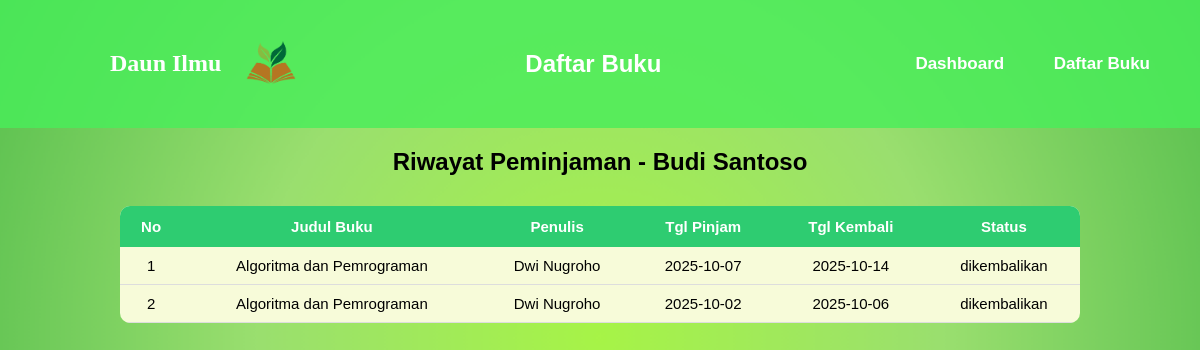
Page /view/peminjaman.php (signed in) on the committed database.
### tables this page shows
CREATE TABLE `peminjaman` (
  `id_peminjaman` int(11) NOT NULL,
  `id_buku` int(11) NOT NULL,
  `id_user` int(11) NOT NULL,
  `tanggal_pinjam` date NOT NULL,
  `tanggal_kembali` date NOT NULL,
  `status` enum('dipinjam','dikembalikan') DEFAULT NULL
);

CREATE TABLE `buku` (
  `id_buku` int(11) NOT NULL,
  `judul` varchar(100) NOT NULL,
  `penulis` varchar(100) NOT NULL,
  `penerbit` varchar(100) NOT NULL,
  `tahun_terbit` year(4) NOT NULL
);

### view/peminjaman.php (the view, shortened to what this page needs)
<?php
$k = new m_koneksi();
$koneksi = $k->koneksi;
$query = mysqli_query($koneksi, "
SELECT peminjaman.*, buku.judul, buku.penulis
FROM peminjaman
JOIN buku ON peminjaman.id_buku = buku.id_buku
WHERE peminjaman.id_user = 2
ORDER BY peminjaman.id_peminjaman DESC
");
?>
<!DOCTYPE html>
<html lang="en">
<head>
</head>
<body>
    <div class="header">
     <div class="navbar-left">
      <h3>Daun Ilmu</h3>
      <img src="../asset/logo.png" >
      </div>
    <div class="middle-title">
        <h2>Daftar Buku</h2>
    </div>
     <div class="navbar">
        <a href="dashboard_user.php">Dashboard</a>
        <a href="daftar_buku_user.php">Daftar Buku</a>
     </div>
    </div>
    <h2>Riwayat Peminjaman - Budi Santoso</h2>
    <table>
        <tr>
            <th>No</th>
            <th>Judul Buku</th>
            <th>Penulis</th>
            <th>Tgl Pinjam</th>
            <th>Tgl Kembali</th>
            <th>Status</th>
        </tr>
        <?php
        $no = 1;
        while ($data = mysqli_fetch_assoc($query)) { ?>
        <tr>
            <td><?= $no++; ?></td>
            <td><?= $data['judul']; ?></td>
            <td><?= $data['penulis']; ?></td>
            <td><?= $data['tanggal_pinjam']; ?></td>
            <td><?= $data['tanggal_kembali']; ?></td>
            <td><?= $data['status']; ?></td>
        </tr>
        <?php } ?>
    </table>
</body>
</html>

### view/peminjaman.php (style rules this page uses)
body { margin: 0; font-family: Arial, sans-serif; background-image: url('../asset/bg_user.png'); background-size: cover; background-repeat: no-repeat; }
.header { display: flex; justify-content: space-between; align-items: center; padding: 30px 30px; background-color: #49ee5ad0; color: #fff; }
.header img { width: 50px; }
.header h3 { margin: 0; font-size: 24px; font-family: "Merienda", cursive; font-optical-sizing: auto; font-weight: 600; font-style: normal; margin-left: 80px; }
.navbar-left { display: flex; align-items: center; gap: 25px; }
.navbar a { text-decoration: none; color: #fff; margin-left: 25px; margin-right: 20px; font-size: 17px; font-weight: bold; transition: 0.3s; }
table { width: 80%; margin: 30px auto; border-collapse: collapse; font-size: 15px; background: #f7fbd9ff; border-radius: 10px; overflow: hidden; }
th { background: #2ecc71; color: #fff; padding: 12px; }
td { padding: 10px; border-bottom: 1px solid #ddd; text-align: center; }
h2 { text-align: center; font-family: Arial, sans-serif; }

### rows in the picture
peminjaman: id_buku.judul "Algoritma dan Pemrograman", id_buku.penulis "Dwi Nugroho", tanggal_pinjam "2025-10-07", tanggal_kembali "2025-10-14", status "dikembalikan"
peminjaman: id_buku.judul "Algoritma dan Pemrograman", id_buku.penulis "Dwi Nugroho", tanggal_pinjam "2025-10-02", tanggal_kembali "2025-10-06", status "dikembalikan"
